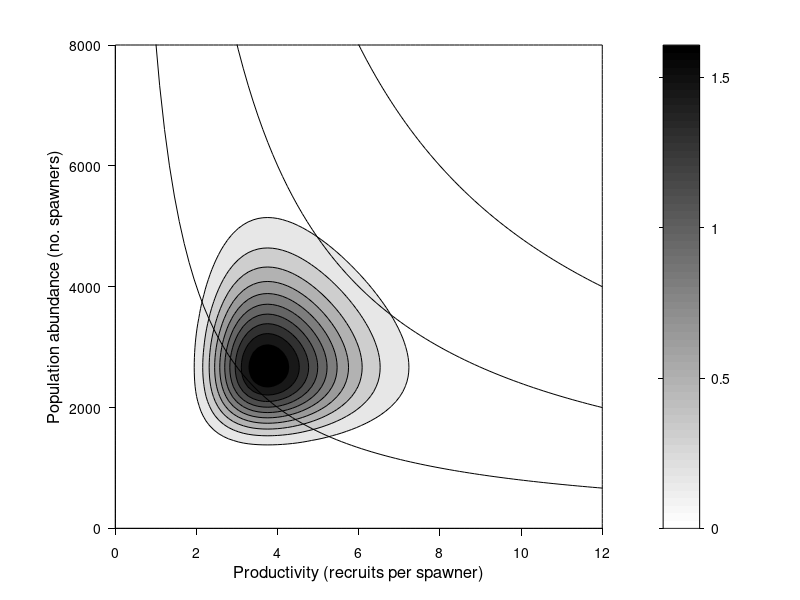

Reproduce this figure in MATLAB. (Note: this script raises an error after producing the figure.)
function salmon_status_ex

% Create example extinction risk figure, like in McClure et al. 2006

maxA = 8e3;
A = linspace(0,maxA,1e2); % abundance
P = linspace(0,12,1e2); % productivity

% Contours levels to plot
Con1 = 1*maxA./P;
Con2 = 3*maxA./P;
Con3 = 6*maxA./P;

% Create a bivariate function of P and A for stock status
X1 = (normpdf(log(P),log(4),0.3));
X2 = (normpdf(log(A),log(2.5e3),0.3));

XX = X1(:)*X2(:)';

% Plotting
figure(1)
clf
set(gcf,'units','cent','position',[10 10 9 8])

hold on
contourf(P,A,XX); % contour of stock status
plot(P,Con1,'k'); % contours of p(E)
plot(P,Con2,'k');
plot(P,Con3,'k');
colormap(1-gray)
set(gca,'ylim',[0 maxA])

set(gca,'xcolor','k','ycolor','k','tickdir','out','ticklength',[0.015 0.015])
set(gca,'fontsize',10)
xlabel('Productivity (recruits per spawner)','fontsize',12)
ylabel('Population abundance (no. spawners)','fontsize',12)

ch = colorbar;
set(ch,'ycolor','k','tickdir','out','ticklength',0.01,'fontsize',10)
ylabel(ch,'Probability density','fontsize',12)
